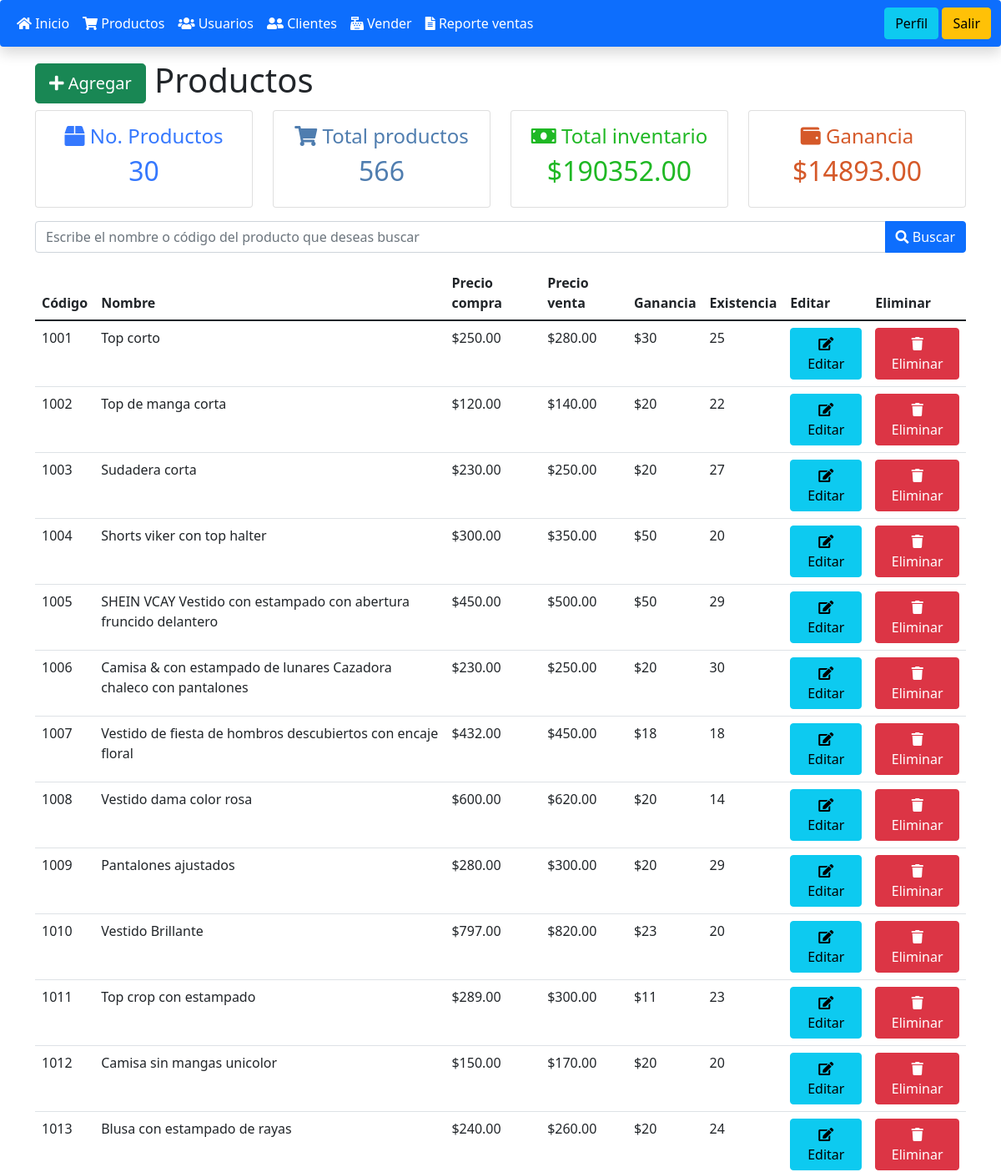
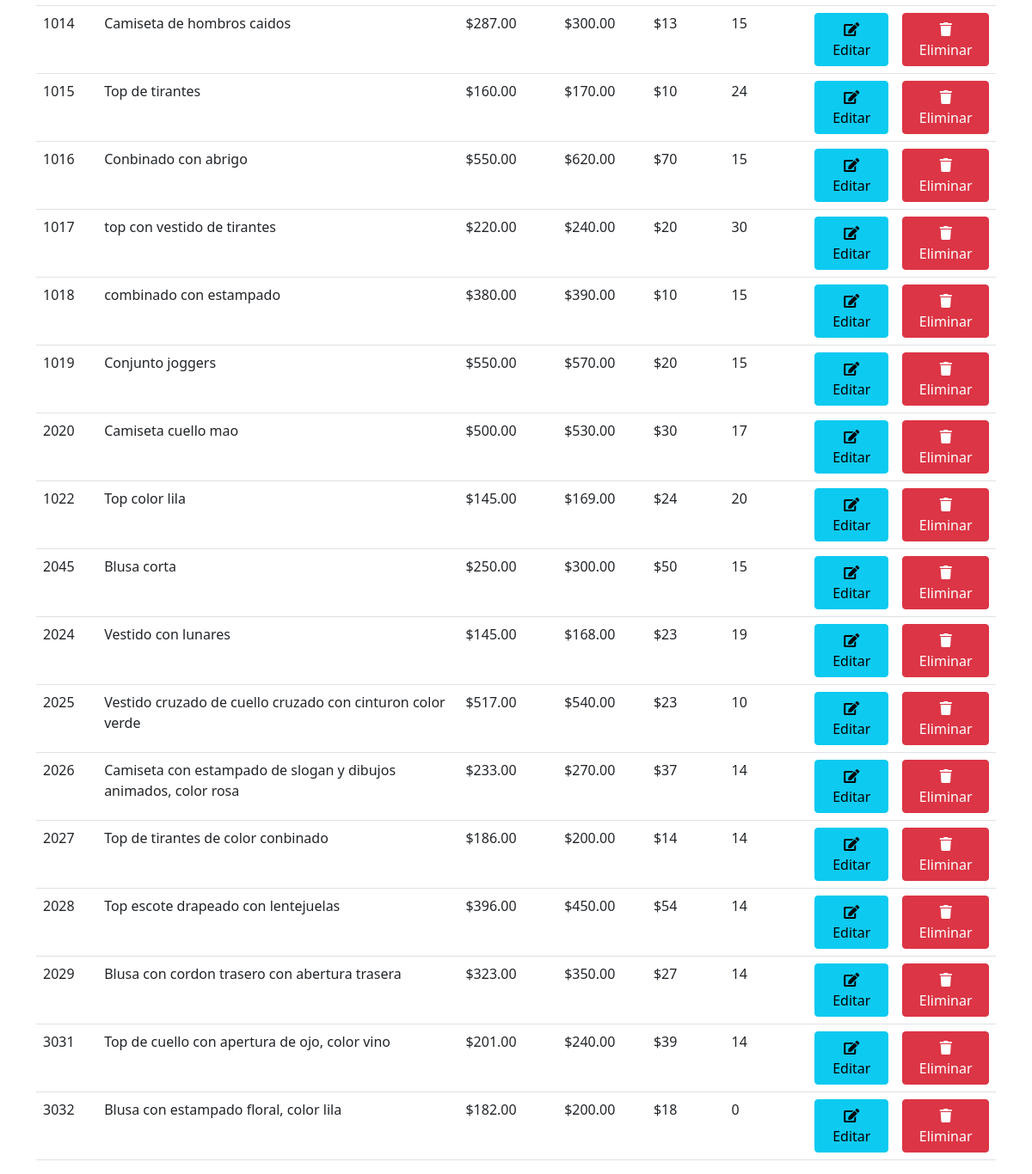
Screenshot of /productos.php (signed in) with the database file from the repository (2 pictures, top to bottom).
### tables this page shows
CREATE TABLE `productos`  (
  `id` bigint(20) UNSIGNED NOT NULL AUTO_INCREMENT,
  `codigo` varchar(255) NOT NULL,
  `nombre` varchar(255) NOT NULL,
  `compra` decimal(8, 2) NOT NULL,
  `venta` decimal(8, 2) NOT NULL,
  `existencia` int(11) NOT NULL,
  PRIMARY KEY (`id`) USING BTREE
);

### funciones.php (called while the page is built, shortened)
<?php
function obtenerProductos($busqueda = null){
    $parametros = [];
    $sentencia = "SELECT * FROM productos ";
    return select($sentencia, $parametros);
}
function select($sentencia, $parametros = []){
    $bd = conectarBaseDatos();
    $respuesta = $bd->prepare($sentencia);
    $respuesta->execute($parametros);
    return $respuesta->fetchAll();
}
function conectarBaseDatos() {
	$host = "localhost";
	$db   = "ventas_php";
	$user = "root";
	$pass = "";
	$charset = 'utf8mb4';
	$options = [
	    \PDO::ATTR_ERRMODE            => \PDO::ERRMODE_EXCEPTION,
	    \PDO::ATTR_DEFAULT_FETCH_MODE => \PDO::FETCH_OBJ,
	    \PDO::ATTR_EMULATE_PREPARES   => false,
	];
	$dsn = "mysql:host=$host;dbname=$db;charset=$charset";
	try {
	     $pdo = new \PDO($dsn, $user, $pass, $options);
	     return $pdo;
	} catch (\PDOException $e) {
	     throw new \PDOException($e->getMessage(), (int)$e->getCode());
	}
}

### productos.php (the view, shortened to what this page needs)
<?php
include_once "encabezado.php";
include_once "navbar.php";
include_once "funciones.php";
$nombreProducto = (isset($_POST['nombreProducto'])) ? $_POST['nombreProducto'] : null;
$productos = obtenerProductos($nombreProducto);
?>
<div class="container mt-3">
    <h1>
        <a class="btn btn-success btn-lg" href="agregar_producto.php">
            <i class="fa fa-plus"></i>
            Agregar
        </a>
        Productos
    </h1>
    <?php include_once "cartas_totales.php"; ?>
    <form action="" method="post" class="input-group mb-3 mt-3">
        <input autofocus name="nombreProducto" type="text" class="form-control" placeholder="Escribe el nombre o código del producto que deseas buscar" aria-label="Nombre producto" aria-describedby="button-addon2">
        <button type="submit" name="buscarProducto" class="btn btn-primary" id="button-addon2">
            <i class="fa fa-search"></i>
            Buscar
        </button>
    </form>
    <table class="table">
        <thead>
            <tr>
                <th>Código</th>
                <th>Nombre</th>
                <th>Precio compra</th>
                <th>Precio venta</th>
                <th>Ganancia</th>
                <th>Existencia</th>
                <th>Editar</th>
                <th>Eliminar</th>
            </tr>
        </thead>
        <tbody>
            <?php
            foreach($productos as $producto){
            ?>
                <tr>
                    <td><?= $producto->codigo; ?></td>
                    <td><?= $producto->nombre; ?></td>
                    <td><?= '$'.$producto->compra; ?></td>
                    <td><?= '$'.$producto->venta; ?></td>
                    <td><?= '$'. floatval($producto->venta - $producto->compra); ?></td>
                    <td><?= $producto->existencia; ?></td>
                    <td>
                        <a class="btn btn-info" href="editar_producto.php?id=<?= $producto->id; ?>">
                            <i class="fa fa-edit"></i>
                            Editar
                        </a>
                    </td>
                    <td>
                        <a class="btn btn-danger" href="eliminar_producto.php?id=<?= $producto->id; ?>">
                            <i class="fa fa-trash"></i>
                            Eliminar
                        </a>
                    </td>
                </tr>
            <?php } ?>
        </tbody>
    </table>
</div>

### rows the page displays
productos: codigo "1001", nombre "Top corto", compra "250.00", venta "280.00", $producto->venta - $producto->compra "30", existencia "25"
productos: codigo "1002", nombre "Top de manga corta", compra "120.00", venta "140.00", $producto->venta - $producto->compra "20", existencia "22"
productos: codigo "1003", nombre "Sudadera corta", compra "230.00", venta "250.00", $producto->venta - $producto->compra "20", existencia "27"
productos: codigo "1004", nombre "Shorts viker con top halter", compra "300.00", venta "350.00", $producto->venta - $producto->compra "50", existencia "20"
productos: codigo "1005", nombre "SHEIN VCAY Vestido con estampado con abertura fruncido delantero", compra "450.00", venta "500.00", $producto->venta - $producto->compra "50", existencia "29"
productos: codigo "1006", nombre "Camisa & con estampado de lunares Cazadora chaleco con pantalones", compra "230.00", venta "250.00", $producto->venta - $producto->compra "20", existencia "30"
productos: codigo "1007", nombre "Vestido de fiesta de hombros descubiertos con encaje floral", compra "432.00", venta "450.00", $producto->venta - $producto->compra "18", existencia "18"
productos: codigo "1008", nombre "Vestido dama color rosa", compra "600.00", venta "620.00", $producto->venta - $producto->compra "20", existencia "14"
productos: codigo "1009", nombre "Pantalones ajustados", compra "280.00", venta "300.00", $producto->venta - $producto->compra "20", existencia "29"
productos: codigo "1010", nombre "Vestido Brillante", compra "797.00", venta "820.00", $producto->venta - $producto->compra "23", existencia "20"
productos: codigo "1011", nombre "Top crop con estampado", compra "289.00", venta "300.00", $producto->venta - $producto->compra "11", existencia "23"
productos: codigo "1012", nombre "Camisa sin mangas unicolor", compra "150.00", venta "170.00", $producto->venta - $producto->compra "20", existencia "20"
productos: codigo "1013", nombre "Blusa con estampado de rayas", compra "240.00", venta "260.00", $producto->venta - $producto->compra "20", existencia "24"
productos: codigo "1014", nombre "Camiseta de hombros caidos", compra "287.00", venta "300.00", $producto->venta - $producto->compra "13", existencia "15"
productos: codigo "1015", nombre "Top de tirantes", compra "160.00", venta "170.00", $producto->venta - $producto->compra "10", existencia "24"
productos: codigo "1016", nombre "Conbinado con abrigo", compra "550.00", venta "620.00", $producto->venta - $producto->compra "70", existencia "15"
productos: codigo "1017", nombre "top con vestido de tirantes", compra "220.00", venta "240.00", $producto->venta - $producto->compra "20", existencia "30"
productos: codigo "1018", nombre "combinado con estampado", compra "380.00", venta "390.00", $producto->venta - $producto->compra "10", existencia "15"
productos: codigo "1019", nombre "Conjunto joggers", compra "550.00", venta "570.00", $producto->venta - $producto->compra "20", existencia "15"
productos: codigo "2020", nombre "Camiseta cuello mao", compra "500.00", venta "530.00", $producto->venta - $producto->compra "30", existencia "17"
productos: codigo "1022", nombre "Top color lila", compra "145.00", venta "169.00", $producto->venta - $producto->compra "24", existencia "20"
productos: codigo "2045", nombre "Blusa corta", compra "250.00", venta "300.00", $producto->venta - $producto->compra "50", existencia "15"
productos: codigo "2024", nombre "Vestido con lunares", compra "145.00", venta "168.00", $producto->venta - $producto->compra "23", existencia "19"
productos: codigo "2025", nombre "Vestido cruzado de cuello cruzado con cinturon color verde", compra "517.00", venta "540.00", $producto->venta - $producto->compra "23", existencia "10"
productos: codigo "2026", nombre "Camiseta con estampado de slogan y dibujos animados, color rosa", compra "233.00", venta "270.00", $producto->venta - $producto->compra "37", existencia "14"
productos: codigo "2027", nombre "Top de tirantes de color conbinado", compra "186.00", venta "200.00", $producto->venta - $producto->compra "14", existencia "14"
productos: codigo "2028", nombre "Top escote drapeado con lentejuelas", compra "396.00", venta "450.00", $producto->venta - $producto->compra "54", existencia "14"
productos: codigo "2029", nombre "Blusa con cordon trasero con abertura trasera", compra "323.00", venta "350.00", $producto->venta - $producto->compra "27", existencia "14"
productos: codigo "3031", nombre "Top de cuello con apertura de ojo, color vino", compra "201.00", venta "240.00", $producto->venta - $producto->compra "39", existencia "14"
productos: codigo "3032", nombre "Blusa con estampado floral, color lila", compra "182.00", venta "200.00", $producto->venta - $producto->compra "18", existencia "0"

### other values shown
$carta['titulo'] "No. Productos"
$carta['total'] "30"
$carta['titulo'] "Total productos"
$carta['total'] "566"
$carta['titulo'] "Total inventario"
$carta['total'] "$190352.00"
$carta['titulo'] "Ganancia"
$carta['total'] "$14893.00"
